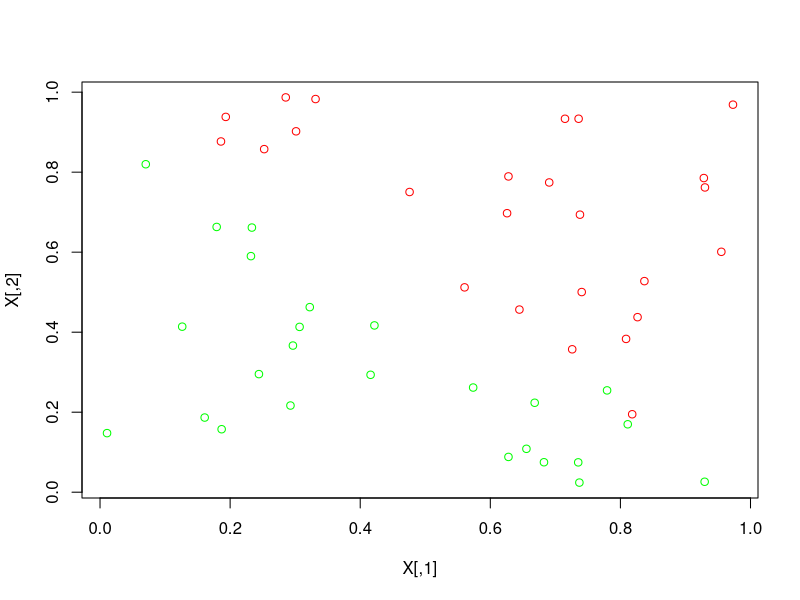

R code for this plot: (Note: this script raises an error after producing the figure.)
generate_points <- function(N, include_func, direction, B_N, B_P) {
    # Create set of 2D points, with binary categorisation split
    # fuzzily either side of 2 2D decision boundary.
    points = matrix(nrow=0, ncol=2)
    while(dim(points)[1] < N)
    {
        P = c(runif(1), runif(1))
        signed_dist = (B_N %*% (P - B_P))[1]
        include_prob = include_func(signed_dist, direction)
        if(runif(1) > include_prob)
            next
        points = rbind(points, P)
    }
    return(points)
}

include_func <- function(signed_dist, direction) {
    # Given a signed distance value from the decision boundary,
    # return whether point is included
    include_prob = 0.5 * (10 * direction * signed_dist + 1)
    include_prob = pmax(pmin(include_prob, 1.0), 0.0)
    include_prob = include_prob ^ 1
    include_prob
}

create_data <- function(N, B_P, B_D) {
    # Create 2D points data, with binary classification indicator
    # and corresponding display color
    B_N = c(-1.0 * B_D[2], B_D[1])

    set_A = generate_points(N/2, include_func, 1.0, B_N, B_P)
    set_B = generate_points(N/2, include_func, -1.0, B_N, B_P)
    X0 = rbind(set_A, set_B)
    Y0 = c(rep(-1, N/2), rep(1, N/2))

    indices0 = rep(0, N)
    for(i in 1:N)
        indices0[i] = i

    indices = sample(indices0, replace=FALSE)

    data = matrix(nrow=0, ncol=4)

    for(i in 1:N)
    {
        if(Y0[indices[i]] == 1)
            col = "red"
        else
            col = "green"
        data = rbind(data, c(X0[indices[i],], Y0[indices[i]], col))
    }
    return(data)
}

objective_function <- function(X, Y, DELTAS){
    # The objective function of the SVM optimisation.
    tmp = 0
    for(i in 1:N)
    {
        for(k in 1:N)
        {
            tmp = tmp + DELTAS[i] * DELTAS[k] * Y[i] * Y[k] * as.numeric(X[i,] %*% X[k,])
        }
    }

    sum(DELTAS) - 0.5 * tmp
}

objective_reduced <- function(X, Y, ZETA, DELTAS, i1, i2) {
    # Determine the values of the 2 indicated variables which maximise
    # the objective function when all other variables are held constant 
    d1_lin = 0.0
    d2_lin = 0.0
    d1_quad = 0.0
    d2_quad = 0.0
    cross_quad = 0.0
    const = 0.0

    for(i in 1:N)
    {
        for(k in 1:N)
        {
            if((i == i1)&&(k == i1))
                d1_quad = d1_quad - 0.5 * (Y[i] * Y[k] * as.numeric(X[i,] %*% X[k,]))
                next
            if((i == i1)&&(k == i2))
                cross_quad = cross_quad - 0.5 * ( Y[i] * Y[k] * as.numeric(X[i,] %*% X[k,]))
                next
            if((i == i2)&&(k == i1))
                cross_quad = cross_quad - 0.5 * (Y[i] * Y[k] * as.numeric(X[i,] %*% X[k,]))
                next
            if((i == i2)&&(k == i2))
                d2_quad = d2_quad - 0.5 * ( Y[i] * Y[k] * as.numeric(X[i,] %*% X[k,]))
                next

            if((i == i1)||(k == i1))
                d1_lin = d1_lin - 0.5 * (Y[i] * Y[k] * as.numeric(X[i,] %*% X[k,]))
                next
            if((i == i2)||(k == i2))
                d2_lin = d2_lin - 0.5 * (Y[i] * Y[k] * as.numeric(X[i,] %*% X[k,]))
                next

            const = const - 0.5 * (DELTAS[i] * DELTAS[k] * Y[i] * Y[k] * as.numeric(X[i,] %*% X[k,]))
        }
    }

    c = const
    for(i in 1:N)
    {
        if((i == i1)||(i == i2))
            next
        c = c + DELTAS[i]
    }

    b = d2_lin - Y[i1] * Y[i2] * d1_lin - d1_quad * Y[i1]^2 * 2 * ZETA * Y[i2] + cross_quad * Y[i1] * ZETA + 1 - Y[i1]*Y[i2]
    a = d2_quad + d1_quad * Y[i1]^2 * Y[i2]^2 - cross_quad * Y[i1] * Y[i2]

    c(a, b, c)
}

# 40 points
N = 50

# Linear decision boundary
B_P = c(1.0, 0.0)
B_D = c(-1.0, 1.0)

# Generate data
data = create_data(N, B_P, B_D)

# Unpack & display data
X = cbind(as.numeric(data[,1]), as.numeric(data[,2]))
Y = as.numeric(data[,3])
cols = data[,4]
plot(X, col=cols)


optimise_simple <- function(C) {
    DELTAS = rep(0, N)
    #runif(N) * C
    epsilon = 0.0001
    diff = 0.01 * C
    
    while(1)
    {
        val = objective_function(X, Y, DELTAS)
        cat("\n", val, " (", Y %*% DELTAS, ")\n")

        for(i in 1:N)
        {
            i1 = as.integer(runif(1) * N)
            i2 = as.integer(runif(1) * N)

            diff1 = (runif(1) - 0.5) * diff

            DELTAS_TENTATIVE = DELTAS
            DELTAS_TENTATIVE[i1] = DELTAS[i1] - diff1
            if(objective_function(X, Y, DELTAS_TENTATIVE) <= val)
                DELTAS_TENTATIVE[i1] = DELTAS[i1] + diff1
            if(objective_function(X, Y, DELTAS_TENTATIVE) <= val)
                next

            DELTAS_TENTATIVE[i1] = min(max(DELTAS_TENTATIVE[i1], 0.0), C)

            constraint_sum = as.numeric(DELTAS_TENTATIVE %*% Y)

            DELTAS_TENTATIVE[i2] = DELTAS_TENTATIVE[i2] - Y[i2] * constraint_sum

            DELTAS = DELTAS_TENTATIVE
        }

        val_new = objective_function(X, Y, DELTAS)
        print(val_new)
    }

    return(DELTAS)
}

optimise_simple_with_constraints <- function(C) {
    DELTAS = runif(N) * C
    epsilon = 0.0001
    diff = 0.01 * C

    while(1)
    {
        val = objective_function(X, Y, DELTAS)
        cat(val, " (", Y %*% DELTAS, ")\n")
        
        for(i in 1:N)
        {
            i1 = as.integer(runif(1) * N) + 1
            i2 = as.integer(runif(1) * N) + 1

            ZETA = 0.0
            for(j in 1:N)
            {
                if(j == i1 || j == i2)
                    next
                ZETA = ZETA - DELTAS[j] * Y[j]
            }

            diff1 = runif(1) * diff
            DELTAS_TENTATIVE = DELTAS
            DELTAS_TENTATIVE[i1] = DELTAS[i1] + diff1
            DELTAS_TENTATIVE[i1] = max(min(DELTAS_TENTATIVE[i1], C), 0.0)
            if(objective_function(X, Y, DELTAS_TENTATIVE) < val)
            {
                DELTAS_TENTATIVE[i1] = DELTAS[i1] - diff1
                DELTAS_TENTATIVE[i1] = max(min(DELTAS_TENTATIVE[i1], C), 0.0)
            }
            
            DELTAS_TENTATIVE[i2] = Y[i2]*(ZETA - DELTAS_TENTATIVE[i1]*Y[i1])
            DELTAS_TENTATIVE[i2] = max(min(DELTAS_TENTATIVE[i2], C), 0.0)
            if(objective_function(X, Y, DELTAS_TENTATIVE) > val)
                DELTAS = DELTAS_TENTATIVE
        }

        val_new = objective_function(X, Y, DELTAS)
        if(abs(val - val_new) < epsilon)
            break
    }

    return(DELTAS)
}


force_constraints <- function(d1, ZETA, y1, y2, C)
{
    intersections = matrix(nrow=4, ncol=2, c(0, 0, 0, 0, 0, 0, 0, 0))
    indices = c()

    # left
    tmp = y2 * ZETA
    if((tmp >= 0.0)&&(tmp <= C))
    {
        intersections[1,] = c(0.0, tmp)
        indices = append(indices, 1)
    }

    # right
    tmp = y2 * ZETA - C * y1 * y2
    if((tmp >= 0.0)&&(tmp <= C))
    {
        intersections[2,] = c(C, tmp)
        indices = append(indices, 2)
    }

    # bottom
    y1_ = y1
    if(y1_ == 0)
        y1 = 0.00001
    tmp = ZETA / y1_
    if((tmp >= 0.0)&&(tmp <= C))
    {
        intersections[3,] = c(tmp, 0.0)
        indices = append(indices, 3)
    }

    # top
    y1y2_ = y1 * y2
    if(y1y2_ == 0)
        y1y2_ = 0.00001
    tmp = (y2* ZETA - C) / y1y2_
    {
    if((tmp >= 0.0)&&(tmp <= C))
        intersections[4,] = c(tmp, C)
        indices = append(indices, 4)
    }

    if(length(indices) == 0)
        return(NULL)

    else
    {
        dist1 = abs(intersections[indices[1],][1] - d1)
        dist2 = abs(intersections[indices[2],][1] - d1)
        if(dist1 < dist2)
            return(intersections[indices[1],])
        return(intersections[indices[2],])
    }
}


optimise_SOM <- function(C) {
    DELTAS = rep(0, N)
    epsilon = 0.0001
    diff = 0.05

    iter = 0

    while(1)
    {
        val = objective_function(X, Y, DELTAS)
        cat(val, " (", Y %*% DELTAS, ")\n")

        indices = sample(1:N)

        for(half in 0:(N/2 - 1))
        {
            i1 = indices[half * 2 + 1]
            i2 = indices[half * 2 + 2]

            ZETA = DELTAS[i1] * Y[i1] + DELTAS[i2] * Y[i2]

            tmp = objective_reduced(X, Y, ZETA, DELTAS, i1, i2)
            a = tmp[1]
            b = tmp[2]  
            c = tmp[3]                          

            inner = b^2 - 4 * a * c
            if(inner < 0)
                next

            OLD1 = DELTAS[i1]
            OLD2 = DELTAS[i2]

            "
            d2 = (-1.0 * b + sqrt(inner) ) / (2.0 * a)
            d2 = max(d2, 0.0)
            sol_01_d2 = min(d2, C)
            sol_01_d1 = Y[i1]*(ZETA - d2*Y[i2])
            DELTAS[i1] = sol_01_d1
            DELTAS[i2] = sol_01_d2
            val_new_01 = objective_function(X, Y, DELTAS)

            d2 = (-1.0 * b - sqrt(inner) ) / (2.0 * a)
            d2 = max(d2, 0.0)
            sol_02_d2 = min(d2, C)
            sol_02_d1 = Y[i1]*(ZETA - d2*Y[i2])
            DELTAS[i1] = sol_02_d1
            DELTAS[i2] = sol_02_d2
            val_new_02 = objective_function(X, Y, DELTAS)

            if(max(val_new_01, val_new_02) > val)
            {
                if(val_new_01 > val_new_02)
                {
                    DELTAS[i1] = sol_01_d1
                    DELTAS[i2] = sol_01_d2
                }
                else
                {
                    DELTAS[i1] = sol_02_d1
                    DELTAS[i2] = sol_02_d2
                }
            }
            else
            {
                DELTAS[i1] = OLD1
                DELTAS[i2] = OLD2
            }
            "
            d2 = (-1.0 * b + sqrt(inner) ) / (2.0 * a)
            cat("\n", d2, "\n")
            tmp = force_constraints(d2, ZETA, Y[i2], Y[i1], C)
            print(tmp)
            if(is.null(tmp))
                next
            DELTAS[i1] = tmp[2]
            DELTAS[i2] = tmp[1]
            val_new = objective_function(X, Y, DELTAS)
            if(val_new <= val)
            {
                DELTAS[i1] = OLD1
                DELTAS[i2] = OLD2
            }
        }

        val_new = objective_function(X, Y, DELTAS)
        if(abs(val - val_new) < epsilon)
            break

        #iter = iter + 1
        #if(iter == 100)
        #   break
    }

    return(DELTAS)
}

# Solve the SVM
DELTAS = optimise_simple(C)

# Display the data again, with support vectors highlighted
# in blue.
cols2 = cols
for(i in 1:N)
{
    if(DELTAS[i] != 0.0)
        cols2[i] = "blue"
}
plot(X, col=cols2)


# Compute the decision boundary vector from the support vector values
B = c(0, 0)
for(i in 1:N)
{
    if(DELTAS[i] != 0.0)
        B = B + DELTAS[i] * X[i,] * Y[i]
}

for(i in 1:N)
{
    if(DELTAS[i] == 0)
        next

    ri = C - DELTAS[i]
    if(ri != 0.0)
    {
        B0 <<- Y[i] - as.numeric(B %*% X[i,])
        break
    }
}

decision_boundary_function <- function(x) {
    # Decision boundary line as an x/y function
    (-B0 - B[1]*x) / B[2]
}

# Plot the decision boundary
curve(decision_boundary_function, add=TRUE)
